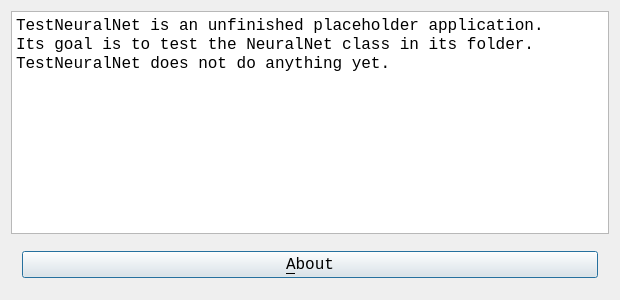
<?xml version="1.0" encoding="UTF-8"?>
<ui version="4.0">
 <class>DialogMain</class>
 <widget class="QDialog" name="DialogMain">
  <property name="geometry">
   <rect>
    <x>0</x>
    <y>0</y>
    <width>620</width>
    <height>300</height>
   </rect>
  </property>
  <property name="font">
   <font>
    <family>Courier New</family>
    <pointsize>12</pointsize>
   </font>
  </property>
  <property name="windowTitle">
   <string>TestNeuralNet (C) 2010 Richel Bilderbeek</string>
  </property>
  <property name="windowIcon">
   <iconset resource="resources.qrc">
    <normaloff>:/images/R.png</normaloff>:/images/R.png</iconset>
  </property>
  <layout class="QVBoxLayout" name="verticalLayout">
   <item>
    <widget class="QPlainTextEdit" name="plainTextEdit">
     <property name="readOnly">
      <bool>true</bool>
     </property>
     <property name="plainText">
      <string>TestNeuralNet is an unfinished placeholder application.
Its goal is to test the NeuralNet class in its folder.
TestNeuralNet does not do anything yet.
</string>
     </property>
    </widget>
   </item>
   <item>
    <widget class="QWidget" name="widget" native="true">
     <layout class="QHBoxLayout" name="horizontalLayout">
      <item>
       <widget class="QPushButton" name="button_about">
        <property name="text">
         <string>&amp;About</string>
        </property>
       </widget>
      </item>
     </layout>
    </widget>
   </item>
  </layout>
 </widget>
 <layoutdefault spacing="6" margin="11"/>
 <resources>
  <include location="resources.qrc"/>
 </resources>
 <connections/>
</ui>
